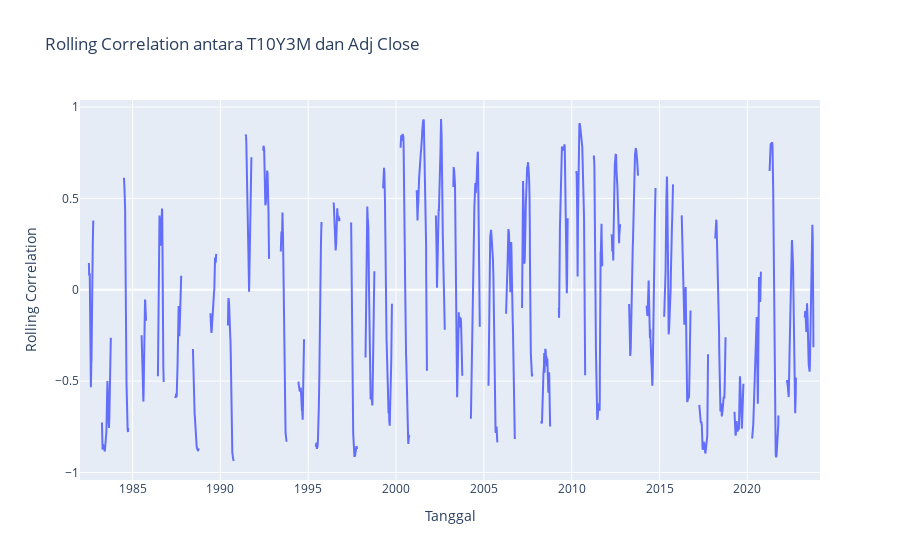

The notebook cell this image was saved under:
### Code cell
# Menghitung rolling correlation berdasarkan indeks
rolling_correlation = df_merged['T10Y3M'].rolling(window=100).corr(df_merged['Adj Close'])

# Membuat plot menggunakan Plotly
fig = go.Figure()

# Menambahkan scatter plot untuk rolling correlation
fig.add_trace(go.Scatter(x=rolling_correlation.index, y=rolling_correlation, mode='lines', name='Rolling Correlation'))

# Menambahkan judul dan label sumbu
fig.update_layout(title='Rolling Correlation antara T10Y3M dan Adj Close',
                   xaxis_title='Tanggal',
                   yaxis_title='Rolling Correlation')

# Menampilkan plot
fig.show()

### Figure 1 — Plotly figure (JSON) as saved in the notebook; plotly's stock layout.template omitted (floating-point values rounded to 4 significant figures; data arrays with more than 128 entries replaced by an {"elided": "..."} marker saying what was removed)
{"data": [{"mode": "lines", "name": "Rolling Correlation", "type": "scatter", "x": {"elided": "10621 str values"}, "y": {"elided": "10621 float values"}}], "layout": {"title": {"text": "Rolling Correlation antara T10Y3M dan Adj Close"}, "xaxis": {"title": {"text": "Tanggal"}}, "yaxis": {"title": {"text": "Rolling Correlation"}}}}
